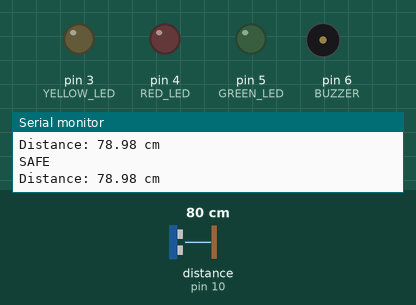
Simulated run of this sketch. Board: Arduino Uno, built with avr-gcc and run on an emulated ATmega328P. On the bench: output pins drawn as LEDs (lit = HIGH), buzzer (waves = sounding), the last lines printed to the serial monitor. Wiring (inferred from the names in the program): ultrasonic range finder: trigger pin 9; echo pin 10. The test bench sets the inputs (shaded band); at power-on: distance to the obstacle (sensor on pin 10) 80 cm. The echo pulse lasts 58.3 µs per cm; pins used as bus, display or sensor lines are not drawn.

Above: at 1.2 s.
1.3 s: distance to the obstacle (sensor on pin 10) set to 54 cm
4.3 s: distance to the obstacle (sensor on pin 10) set to 46 cm
At 4.7 s:
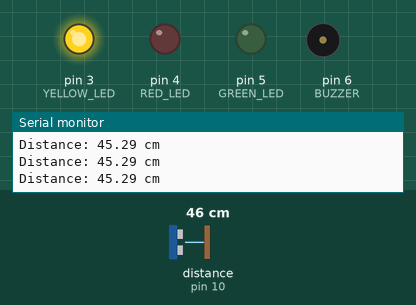
7.3 s: distance to the obstacle (sensor on pin 10) set to 23 cm
10.3 s: distance to the obstacle (sensor on pin 10) set to 18 cm
At 10.43 s:
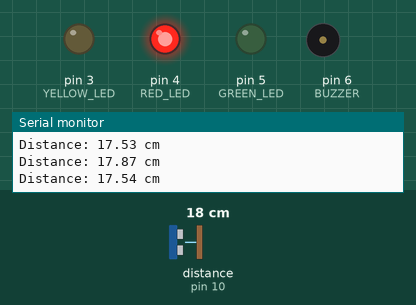
13.3 s: distance to the obstacle (sensor on pin 10) set to 12 cm
16.3 s: distance to the obstacle (sensor on pin 10) set to 9 cm
At 17.16 s:
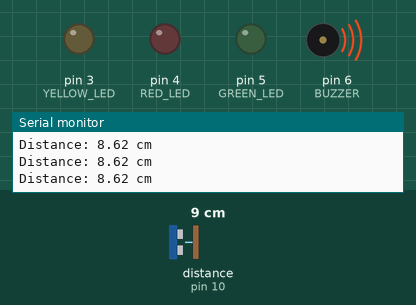
At 18.04 s:
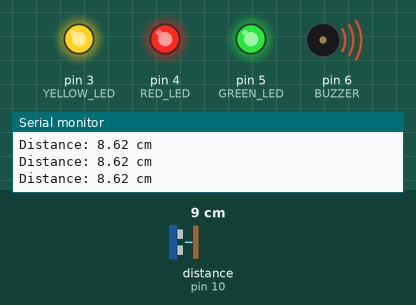
Timing chart, 0 to 40.7 s (numbered marks = the images above; inputs shaded):
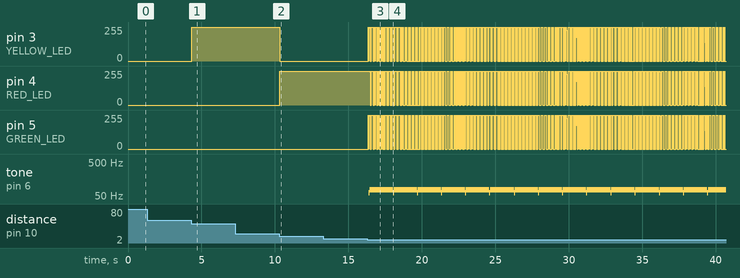

The sketch:

Ultrasonic_Parking_Sensor.ino
```cpp
#define TRIG_PIN 9
#define ECHO_PIN 10

#define YELLOW_LED 3
#define RED_LED 4
#define GREEN_LED 5
#define BUZZER 6

unsigned long previousBeep = 0;
unsigned long previousFlash = 0;
bool buzzerState = false;
bool flashState = false;

void setup() {
  Serial.begin(9600);

  pinMode(TRIG_PIN, OUTPUT);
  pinMode(ECHO_PIN, INPUT);

  pinMode(YELLOW_LED, OUTPUT);
  pinMode(RED_LED, OUTPUT);
  pinMode(GREEN_LED, OUTPUT);
  pinMode(BUZZER, OUTPUT);
}

void loop() {
  // Trigger ultrasonic pulse
  digitalWrite(TRIG_PIN, LOW);
  delayMicroseconds(2);

  digitalWrite(TRIG_PIN, HIGH);
  delayMicroseconds(10);
  digitalWrite(TRIG_PIN, LOW);

  // Read echo duration
  long duration = pulseIn(ECHO_PIN, HIGH);

  // Calculate distance in cm
  float distance = (duration * 0.034) / 2;

  Serial.print("Distance: ");
  Serial.print(distance);
  Serial.println(" cm");

  unsigned long currentMillis = millis();

  // Turn everything OFF first
  digitalWrite(YELLOW_LED, LOW);
  digitalWrite(RED_LED, LOW);
  digitalWrite(GREEN_LED, LOW);
  digitalWrite(BUZZER, LOW);

  // SAFE ZONE (>50 cm)
  if (distance > 50) {
    Serial.println("SAFE");
  }

  // WARNING ZONE (20–50 cm)
  else if (distance > 20 && distance <= 50) {
    digitalWrite(YELLOW_LED, HIGH);

    if (currentMillis - previousBeep >= 500) {
      previousBeep = currentMillis;
      buzzerState = !buzzerState;
    }
    digitalWrite(BUZZER, buzzerState);
  }

  // DANGER ZONE (10–20 cm)
  else if (distance > 10 && distance <= 20) {
    digitalWrite(RED_LED, HIGH);

    if (currentMillis - previousBeep >= 200) {
      previousBeep = currentMillis;
      buzzerState = !buzzerState;
    }
    digitalWrite(BUZZER, buzzerState);
  }

  // VERY CLOSE (<10 cm)
  else {
    digitalWrite(BUZZER, HIGH);

    if (currentMillis - previousFlash >= 100) {
      previousFlash = currentMillis;
      flashState = !flashState;
    }

    digitalWrite(YELLOW_LED, flashState);
    digitalWrite(RED_LED, flashState);
    digitalWrite(GREEN_LED, flashState);
  }
}
```

Measured:
- the behaviour switches between 51 and 50 cm on distance to the obstacle (sensor on pin 10) (found by bisection; images 0 and 1)
- the behaviour switches between 21 and 20 cm on distance to the obstacle (sensor on pin 10) (found by bisection; images 1 and 2)
- the behaviour switches between 11 and 10 cm on distance to the obstacle (sensor on pin 10) (found by bisection; images 2 and 3)
- after the input at 4.3 s, pin 3 (YELLOW_LED): 0/255 → 255/255 at once
- after the input at 10.3 s, pin 3 (YELLOW_LED): 255/255 → 0/255 at once; pin 4 (RED_LED): 0/255 → 255/255 at once
- after the input at 16.3 s, pin 4 (RED_LED): 255/255 → 249/255 after 0.14 s, then moves between 0/255 and 255/255, repeating every 3.3 s; tone on pin 6 (BUZZER): alternates 76 Hz for 1.6 s and 63 Hz for 0.04 s, starting after 0.10 s
